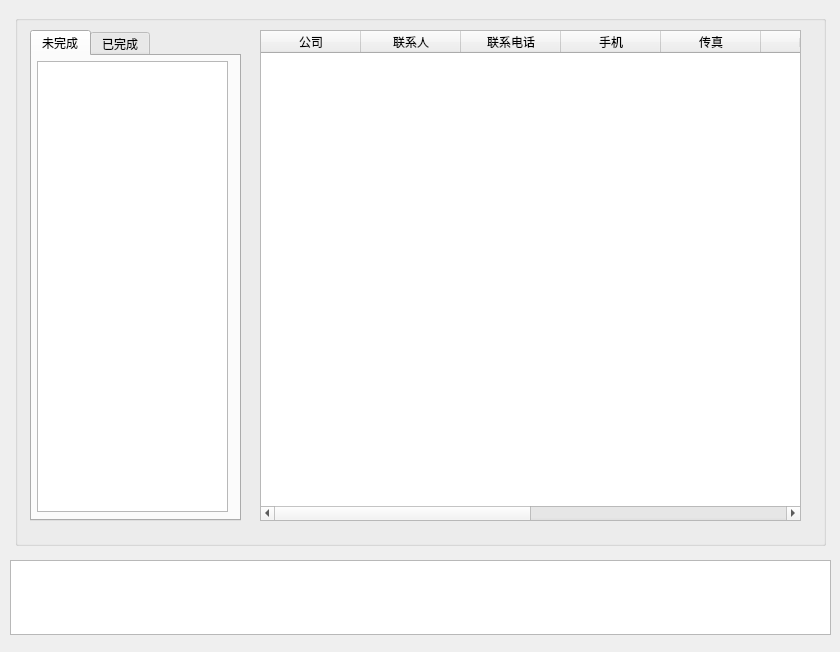
<?xml version="1.0" encoding="UTF-8"?>
<ui version="4.0">
 <class>Form</class>
 <widget class="QWidget" name="Form">
  <property name="windowModality">
   <enum>Qt::WindowModal</enum>
  </property>
  <property name="geometry">
   <rect>
    <x>0</x>
    <y>0</y>
    <width>840</width>
    <height>652</height>
   </rect>
  </property>
  <property name="minimumSize">
   <size>
    <width>1</width>
    <height>1</height>
   </size>
  </property>
  <property name="contextMenuPolicy">
   <enum>Qt::ActionsContextMenu</enum>
  </property>
  <property name="windowTitle">
   <string>Form</string>
  </property>
  <widget class="QWidget" name="horizontalLayoutWidget_4">
   <property name="geometry">
    <rect>
     <x>10</x>
     <y>10</y>
     <width>821</width>
     <height>541</height>
    </rect>
   </property>
   <layout class="QGridLayout" name="gdlyMain" rowstretch="1">
    <property name="sizeConstraint">
     <enum>QLayout::SetDefaultConstraint</enum>
    </property>
    <property name="leftMargin">
     <number>5</number>
    </property>
    <property name="topMargin">
     <number>5</number>
    </property>
    <property name="rightMargin">
     <number>5</number>
    </property>
    <property name="bottomMargin">
     <number>5</number>
    </property>
    <item row="0" column="0">
     <widget class="QGroupBox" name="groupBox">
      <property name="title">
       <string/>
      </property>
      <widget class="QWidget" name="horizontalLayoutWidget_3">
       <property name="geometry">
        <rect>
         <x>240</x>
         <y>10</y>
         <width>551</width>
         <height>501</height>
        </rect>
       </property>
       <layout class="QHBoxLayout" name="hzlyTbwResult" stretch="1">
        <property name="leftMargin">
         <number>5</number>
        </property>
        <property name="topMargin">
         <number>5</number>
        </property>
        <property name="rightMargin">
         <number>5</number>
        </property>
        <property name="bottomMargin">
         <number>5</number>
        </property>
        <item>
         <widget class="QTableWidget" name="tbwResult">
          <property name="sizePolicy">
           <sizepolicy hsizetype="Preferred" vsizetype="Preferred">
            <horstretch>0</horstretch>
            <verstretch>0</verstretch>
           </sizepolicy>
          </property>
          <property name="autoFillBackground">
           <bool>true</bool>
          </property>
          <property name="lineWidth">
           <number>2</number>
          </property>
          <property name="midLineWidth">
           <number>1</number>
          </property>
          <property name="wordWrap">
           <bool>false</bool>
          </property>
          <property name="rowCount">
           <number>0</number>
          </property>
          <property name="columnCount">
           <number>10</number>
          </property>
          <column>
           <property name="text">
            <string>公司</string>
           </property>
          </column>
          <column>
           <property name="text">
            <string>联系人</string>
           </property>
          </column>
          <column>
           <property name="text">
            <string>联系电话</string>
           </property>
          </column>
          <column>
           <property name="text">
            <string>手机</string>
           </property>
          </column>
          <column>
           <property name="text">
            <string>传真</string>
           </property>
          </column>
          <column>
           <property name="text">
            <string>邮编</string>
           </property>
          </column>
          <column>
           <property name="text">
            <string>公司主页</string>
           </property>
          </column>
          <column>
           <property name="text">
            <string>公司地址</string>
           </property>
          </column>
          <column>
           <property name="text">
            <string>备注</string>
           </property>
          </column>
          <column/>
         </widget>
        </item>
       </layout>
      </widget>
      <widget class="QWidget" name="horizontalLayoutWidget_5">
       <property name="geometry">
        <rect>
         <x>10</x>
         <y>10</y>
         <width>221</width>
         <height>501</height>
        </rect>
       </property>
       <layout class="QHBoxLayout" name="horizontalLayout">
        <property name="leftMargin">
         <number>5</number>
        </property>
        <property name="topMargin">
         <number>5</number>
        </property>
        <property name="rightMargin">
         <number>5</number>
        </property>
        <property name="bottomMargin">
         <number>5</number>
        </property>
        <item>
         <widget class="QTabWidget" name="tabTasks">
          <property name="sizePolicy">
           <sizepolicy hsizetype="Preferred" vsizetype="Preferred">
            <horstretch>0</horstretch>
            <verstretch>0</verstretch>
           </sizepolicy>
          </property>
          <property name="currentIndex">
           <number>0</number>
          </property>
          <widget class="QWidget" name="tabTaskRuning">
           <property name="statusTip">
            <string>Task is running</string>
           </property>
           <property name="autoFillBackground">
            <bool>false</bool>
           </property>
           <attribute name="title">
            <string>未完成</string>
           </attribute>
           <widget class="QWidget" name="horizontalLayoutWidget">
            <property name="geometry">
             <rect>
              <x>0</x>
              <y>0</y>
              <width>201</width>
              <height>461</height>
             </rect>
            </property>
            <layout class="QHBoxLayout" name="hzlyRunningTask">
             <property name="leftMargin">
              <number>5</number>
             </property>
             <property name="topMargin">
              <number>5</number>
             </property>
             <property name="rightMargin">
              <number>5</number>
             </property>
             <property name="bottomMargin">
              <number>5</number>
             </property>
             <item>
              <widget class="QListWidget" name="listRunningTasks"/>
             </item>
            </layout>
           </widget>
          </widget>
          <widget class="QWidget" name="tabTaskCompleted">
           <attribute name="title">
            <string>已完成</string>
           </attribute>
           <widget class="QWidget" name="horizontalLayoutWidget_2">
            <property name="geometry">
             <rect>
              <x>0</x>
              <y>0</y>
              <width>201</width>
              <height>461</height>
             </rect>
            </property>
            <layout class="QHBoxLayout" name="hzlyCompletedTask">
             <property name="sizeConstraint">
              <enum>QLayout::SetDefaultConstraint</enum>
             </property>
             <property name="leftMargin">
              <number>5</number>
             </property>
             <property name="topMargin">
              <number>5</number>
             </property>
             <property name="rightMargin">
              <number>5</number>
             </property>
             <property name="bottomMargin">
              <number>5</number>
             </property>
             <item>
              <widget class="QListWidget" name="listCompletedTasks"/>
             </item>
            </layout>
           </widget>
          </widget>
         </widget>
        </item>
       </layout>
      </widget>
     </widget>
    </item>
   </layout>
  </widget>
  <widget class="QWidget" name="horizontalLayoutWidget_6">
   <property name="geometry">
    <rect>
     <x>10</x>
     <y>560</y>
     <width>821</width>
     <height>75</height>
    </rect>
   </property>
   <layout class="QHBoxLayout" name="horizontalLayout_2">
    <item>
     <widget class="QListWidget" name="ltOutput"/>
    </item>
   </layout>
  </widget>
 </widget>
 <resources/>
 <connections/>
</ui>
